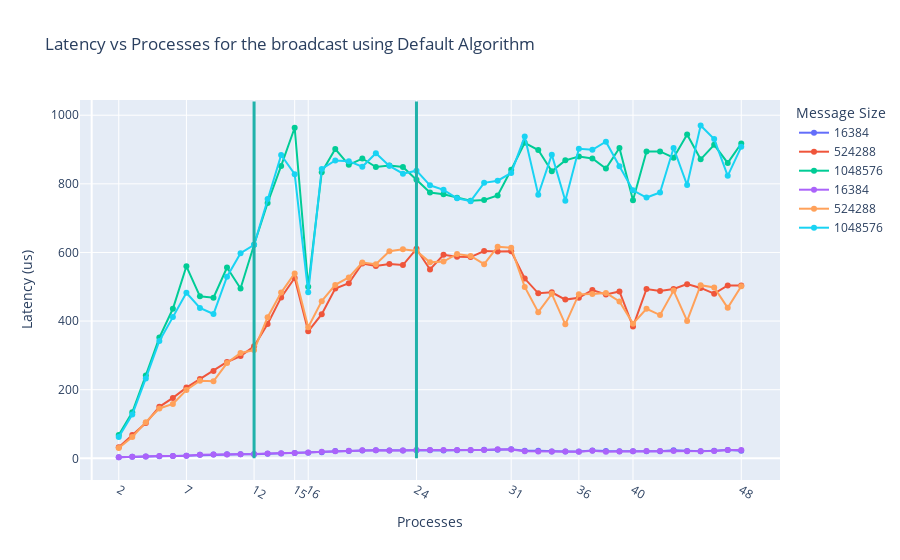
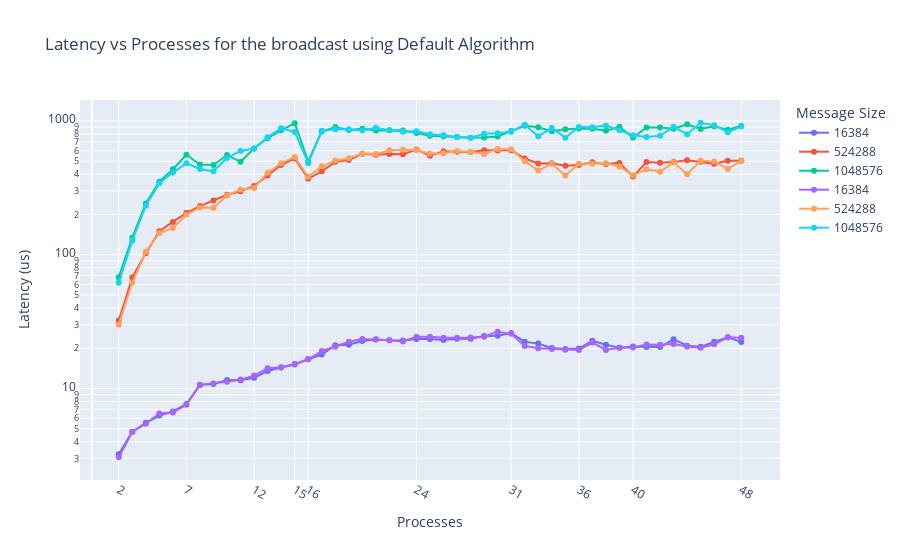

Write notebook code for charts like these, in order.
### Markdown cell above
## `broadcast` messaging

Let's first load the data

### Code cell
# Set path to the data
bcast_path = path + '/bcast/results_bcast/'  # Replace with your actual path

# Get the list of files in the directory
files = os.listdir(bcast_path)

# Create a list to store the dataframes
dfs = []

# Read the data from the files; for each file, check if 
# the name contains binary, default or chain and set the
# corresponding value in the dataframe

for file in files:
    if 'binary' in file:
        df = pd.read_csv(os.path.join(bcast_path, file))
        df['algorithm'] = 'Binary Tree'
        dfs.append(df)
    elif 'default' in file:
        df = pd.read_csv(os.path.join(bcast_path, file))
        df['algorithm'] = 'Default'
        dfs.append(df)
    elif 'chain' in file:
        df = pd.read_csv(os.path.join(bcast_path, file))
        df['algorithm'] = 'Chain'
        dfs.append(df)

# Filter out dataframes where the 'Algorithm' column contains '${algorithm}' or is null
valid_dfs = []
for df in dfs:
    if 'Algorithm' in df.columns:
        df['Algorithm'] = df['Algorithm'].astype(str)
        if not df['Algorithm'].str.contains(r'\$\{algorithm\}').any():
            valid_dfs.append(df)

# Split the data into separate dataframes for each algorithm
default_df = [df for df in valid_dfs if df['Algorithm'].iloc[0] == 'default']
binary_tree_df = [df for df in valid_dfs if df['Algorithm'].iloc[0] == 'binary_tree']
chain_df = [df for df in valid_dfs if df['Algorithm'].iloc[0] == 'chain']

# Select an allocation strategy
default_df = [df[df['Allocation']=='core'] for df in default_df]
binary_tree_df = [df[df['Allocation']=='core'] for df in binary_tree_df]
chain_df = [df[df['Allocation']=='core'] for df in chain_df]

message_sizes = default_df[0]['MessageSize'].unique()
allocations = default_df[0]['Allocation'].unique()


# Initialize the figure
fig = go.Figure()
# Draw a vertical line at x = 12 and x = 24
fig.add_shape(type="line", x0=12, y0=0, x1=12, y1=1040, line=dict(color="LightSeaGreen", width=3))
fig.add_shape(type="line", x0=24, y0=0, x1=24, y1=1040, line=dict(color="LightSeaGreen", width=3))
# Start plotting the data
for selected in range(len(default_df)):
	# The two runs
	used_df = default_df[selected]
	for message_size in message_sizes:
		# Only plot for 512KB and 1MB, a.k.a. one fitting entirely in L1(<32 kB per core), one comfortably fitting in L2(1 MB per core) and the max default size (1 MB))
		if message_size in [16384, 524288, 1048576]:
			# Plot the data
			fig.add_trace(go.Scatter(x=used_df[used_df['MessageSize']==message_size]['Processes'], 
									y=used_df[used_df['MessageSize']==message_size]['Latency'],
									mode='lines+markers', name=str(message_size)))
# Update the layout by naming the appropirate tings and highlighting some places of interest in the x-axis
fig.update_layout(title='Latency vs Processes for the broadcast using Default Algorithm', 
					xaxis_title='Processes', 
					yaxis_title='Latency (us)', 
					legend_title='Message Size',
					xaxis=dict(tickvals=[2, 7, 12, 15, 16, 24, 31, 36, 40, 48])
				)
fig.show()

fig=go.Figure()
# Start plotting the data
for selected in range(len(default_df)):
	# The two runs
	used_df = default_df[selected]
	for message_size in message_sizes:
		# Only plot for 512KB and 1MB, a.k.a. one fitting entirely in L1(<32 kB per core), one comfortably fitting in L2(1 MB per core) and the max default size (1 MB))
		if message_size in [16384, 524288, 1048576]:
			# Plot the data
			fig.add_trace(go.Scatter(x=used_df[used_df['MessageSize']==message_size]['Processes'], 
									y=used_df[used_df['MessageSize']==message_size]['Latency'],
									mode='lines+markers', name=str(message_size)))
# Update the layout by naming the appropirate tings and highlighting some places of interest in the x-axis
fig.update_layout(title='Latency vs Processes for the broadcast using Default Algorithm', 
					xaxis_title='Processes', 
					yaxis_title='Latency (us)', 
					legend_title='Message Size',
					xaxis=dict(tickvals=[2, 7, 12, 15, 16, 24, 31, 36, 40, 48]),
                    yaxis=dict(type='log')
)
fig.show()

### Figure 1 — Plotly figure (JSON) as saved in the notebook; plotly's stock layout.template omitted (floating-point values rounded to 4 significant figures)
{"data": [{"mode": "lines+markers", "name": "16384", "type": "scatter", "x": [2, 3, 4, 5, 6, 7, 8, 9, 10, 11, 12, 13, 14, 15, 16, 17, 18, 19, 20, 21, 22, 23, 24, 25, 26, 27, 28, 29, 30, 31, 32, 33, 34, 35, 36, 37, 38, 39, 40, 41, 42, 43, 44, 45, 46, 47, 48], "y": [3.23, 4.76, 5.55, 6.29, 6.75, 7.66, 10.66, 10.83, 11.62, 11.57, 12.05, 13.54, 14.36, 15.13, 16.55, 17.97, 21.06, 21.29, 22.67, 23.31, 22.97, 22.87, 23.53, 23.53, 23.07, 23.55, 23.58, 24.73, 24.87, 26.04, 22.37, 21.69, 20.13, 19.76, 19.92, 22.74, 21.25, 20.21, 20.68, 20.48, 20.46, 23.35, 20.95, 20.54, 22.37, 24.18, 22.34]}, {"mode": "lines+markers", "name": "524288", "type": "scatter", "x": [2, 3, 4, 5, 6, 7, 8, 9, 10, 11, 12, 13, 14, 15, 16, 17, 18, 19, 20, 21, 22, 23, 24, 25, 26, 27, 28, 29, 30, 31, 32, 33, 34, 35, 36, 37, 38, 39, 40, 41, 42, 43, 44, 45, 46, 47, 48], "y": [32.32, 67.64, 102.9, 150.1, 176.0, 206.1, 231.1, 254.8, 280.7, 297.9, 326.8, 391.3, 469.0, 525.6, 370.0, 420.2, 494.7, 510.2, 568.1, 560.4, 566.6, 563.2, 610.5, 550.4, 593.2, 587.7, 586.6, 604.1, 602.7, 603.5, 524.0, 480.8, 483.8, 462.6, 468.1, 490.6, 477.5, 486.2, 383.9, 493.4, 487.7, 493.4, 507.7, 496.6, 479.9, 504.0, 503.9]}, {"mode": "lines+markers", "name": "1048576", "type": "scatter", "x": [2, 3, 4, 5, 6, 7, 8, 9, 10, 11, 12, 13, 14, 15, 16, 17, 18, 19, 20, 21, 22, 23, 24, 25, 26, 27, 28, 29, 30, 31, 32, 33, 34, 35, 36, 37, 38, 39, 40, 41, 42, 43, 44, 45, 46, 47, 48], "y": [68.02, 134.3, 241.7, 352.1, 435.8, 559.7, 472.1, 468.1, 556.2, 495.1, 622.4, 744.2, 852.2, 963.4, 500.1, 834.1, 901.4, 855.3, 873.8, 848.8, 853.6, 849.2, 812.2, 774.9, 769.8, 759.6, 750.8, 753.0, 765.9, 840.9, 919.8, 898.5, 836.8, 868.5, 879.9, 874.2, 844.7, 904.5, 751.9, 894.3, 894.5, 876, 943.7, 871.5, 913.6, 861.0, 917.5]}, {"mode": "lines+markers", "name": "16384", "type": "scatter", "x": [2, 3, 4, 5, 6, 7, 8, 9, 10, 11, 12, 13, 14, 15, 16, 17, 18, 19, 20, 21, 22, 23, 24, 25, 26, 27, 28, 29, 30, 31, 32, 33, 34, 35, 36, 37, 38, 39, 40, 41, 42, 43, 44, 45, 46, 47, 48], "y": [3.07, 4.74, 5.47, 6.53, 6.63, 7.56, 10.71, 10.92, 11.26, 11.68, 12.51, 14.18, 14.46, 15.31, 16.56, 19.08, 20.55, 22.38, 23.45, 23.36, 23.02, 22.54, 24.43, 24.37, 23.98, 24.02, 24.06, 24.42, 26.64, 25.66, 20.79, 20.06, 19.79, 19.52, 19.44, 22.11, 19.45, 20.17, 20.26, 21.35, 21.23, 21.56, 20.62, 20.2, 21.43, 24.17, 23.99]}, {"mode": "lines+markers", "name": "524288", "type": "scatter", "x": [2, 3, 4, 5, 6, 7, 8, 9, 10, 11, 12, 13, 14, 15, 16, 17, 18, 19, 20, 21, 22, 23, 24, 25, 26, 27, 28, 29, 30, 31, 32, 33, 34, 35, 36, 37, 38, 39, 40, 41, 42, 43, 44, 45, 46, 47, 48], "y": [30.18, 62.07, 105.4, 145.3, 158.3, 199.2, 226.0, 224.4, 277.6, 307.1, 315.5, 411.1, 483.1, 538.9, 382.2, 458.1, 505.5, 527.0, 570.7, 565.6, 603.7, 609.6, 604.3, 571.1, 573.4, 595.6, 590.0, 565.7, 616.8, 613.5, 499.5, 426.0, 479.3, 390.6, 478.3, 478.9, 482.2, 457.3, 392.6, 435.7, 417.6, 488.8, 400.5, 504.6, 498.0, 438.5, 501.4]}, {"mode": "lines+markers", "name": "1048576", "type": "scatter", "x": [2, 3, 4, 5, 6, 7, 8, 9, 10, 11, 12, 13, 14, 15, 16, 17, 18, 19, 20, 21, 22, 23, 24, 25, 26, 27, 28, 29, 30, 31, 32, 33, 34, 35, 36, 37, 38, 39, 40, 41, 42, 43, 44, 45, 46, 47, 48], "y": [61.87, 127.5, 232.7, 342.0, 411.5, 482.3, 438.3, 420.5, 529.5, 597.7, 622.2, 755.8, 884.0, 828.1, 483.9, 843.4, 868, 866.0, 850.0, 889.4, 852.4, 829.6, 838.4, 795.7, 782.6, 758, 749.5, 802.9, 809.1, 831.8, 937.9, 768.3, 885.1, 750.5, 902.5, 899.3, 923.0, 851.5, 781.2, 760.0, 774.6, 904.4, 796.4, 969.9, 930.9, 823.4, 907.9]}], "layout": {"legend": {"title": {"text": "Message Size"}}, "shapes": [{"line": {"color": "LightSeaGreen", "width": 3}, "type": "line", "x0": 12, "x1": 12, "y0": 0, "y1": 1040}, {"line": {"color": "LightSeaGreen", "width": 3}, "type": "line", "x0": 24, "x1": 24, "y0": 0, "y1": 1040}], "title": {"text": "Latency vs Processes for the broadcast using Default Algorithm"}, "xaxis": {"tickvals": [2, 7, 12, 15, 16, 24, 31, 36, 40, 48], "title": {"text": "Processes"}}, "yaxis": {"title": {"text": "Latency (us)"}}}}

### Figure 2 — Plotly figure (JSON) as saved in the notebook; plotly's stock layout.template omitted (floating-point values rounded to 4 significant figures)
{"data": [{"mode": "lines+markers", "name": "16384", "type": "scatter", "x": [2, 3, 4, 5, 6, 7, 8, 9, 10, 11, 12, 13, 14, 15, 16, 17, 18, 19, 20, 21, 22, 23, 24, 25, 26, 27, 28, 29, 30, 31, 32, 33, 34, 35, 36, 37, 38, 39, 40, 41, 42, 43, 44, 45, 46, 47, 48], "y": [3.23, 4.76, 5.55, 6.29, 6.75, 7.66, 10.66, 10.83, 11.62, 11.57, 12.05, 13.54, 14.36, 15.13, 16.55, 17.97, 21.06, 21.29, 22.67, 23.31, 22.97, 22.87, 23.53, 23.53, 23.07, 23.55, 23.58, 24.73, 24.87, 26.04, 22.37, 21.69, 20.13, 19.76, 19.92, 22.74, 21.25, 20.21, 20.68, 20.48, 20.46, 23.35, 20.95, 20.54, 22.37, 24.18, 22.34]}, {"mode": "lines+markers", "name": "524288", "type": "scatter", "x": [2, 3, 4, 5, 6, 7, 8, 9, 10, 11, 12, 13, 14, 15, 16, 17, 18, 19, 20, 21, 22, 23, 24, 25, 26, 27, 28, 29, 30, 31, 32, 33, 34, 35, 36, 37, 38, 39, 40, 41, 42, 43, 44, 45, 46, 47, 48], "y": [32.32, 67.64, 102.9, 150.1, 176.0, 206.1, 231.1, 254.8, 280.7, 297.9, 326.8, 391.3, 469.0, 525.6, 370.0, 420.2, 494.7, 510.2, 568.1, 560.4, 566.6, 563.2, 610.5, 550.4, 593.2, 587.7, 586.6, 604.1, 602.7, 603.5, 524.0, 480.8, 483.8, 462.6, 468.1, 490.6, 477.5, 486.2, 383.9, 493.4, 487.7, 493.4, 507.7, 496.6, 479.9, 504.0, 503.9]}, {"mode": "lines+markers", "name": "1048576", "type": "scatter", "x": [2, 3, 4, 5, 6, 7, 8, 9, 10, 11, 12, 13, 14, 15, 16, 17, 18, 19, 20, 21, 22, 23, 24, 25, 26, 27, 28, 29, 30, 31, 32, 33, 34, 35, 36, 37, 38, 39, 40, 41, 42, 43, 44, 45, 46, 47, 48], "y": [68.02, 134.3, 241.7, 352.1, 435.8, 559.7, 472.1, 468.1, 556.2, 495.1, 622.4, 744.2, 852.2, 963.4, 500.1, 834.1, 901.4, 855.3, 873.8, 848.8, 853.6, 849.2, 812.2, 774.9, 769.8, 759.6, 750.8, 753.0, 765.9, 840.9, 919.8, 898.5, 836.8, 868.5, 879.9, 874.2, 844.7, 904.5, 751.9, 894.3, 894.5, 876, 943.7, 871.5, 913.6, 861.0, 917.5]}, {"mode": "lines+markers", "name": "16384", "type": "scatter", "x": [2, 3, 4, 5, 6, 7, 8, 9, 10, 11, 12, 13, 14, 15, 16, 17, 18, 19, 20, 21, 22, 23, 24, 25, 26, 27, 28, 29, 30, 31, 32, 33, 34, 35, 36, 37, 38, 39, 40, 41, 42, 43, 44, 45, 46, 47, 48], "y": [3.07, 4.74, 5.47, 6.53, 6.63, 7.56, 10.71, 10.92, 11.26, 11.68, 12.51, 14.18, 14.46, 15.31, 16.56, 19.08, 20.55, 22.38, 23.45, 23.36, 23.02, 22.54, 24.43, 24.37, 23.98, 24.02, 24.06, 24.42, 26.64, 25.66, 20.79, 20.06, 19.79, 19.52, 19.44, 22.11, 19.45, 20.17, 20.26, 21.35, 21.23, 21.56, 20.62, 20.2, 21.43, 24.17, 23.99]}, {"mode": "lines+markers", "name": "524288", "type": "scatter", "x": [2, 3, 4, 5, 6, 7, 8, 9, 10, 11, 12, 13, 14, 15, 16, 17, 18, 19, 20, 21, 22, 23, 24, 25, 26, 27, 28, 29, 30, 31, 32, 33, 34, 35, 36, 37, 38, 39, 40, 41, 42, 43, 44, 45, 46, 47, 48], "y": [30.18, 62.07, 105.4, 145.3, 158.3, 199.2, 226.0, 224.4, 277.6, 307.1, 315.5, 411.1, 483.1, 538.9, 382.2, 458.1, 505.5, 527.0, 570.7, 565.6, 603.7, 609.6, 604.3, 571.1, 573.4, 595.6, 590.0, 565.7, 616.8, 613.5, 499.5, 426.0, 479.3, 390.6, 478.3, 478.9, 482.2, 457.3, 392.6, 435.7, 417.6, 488.8, 400.5, 504.6, 498.0, 438.5, 501.4]}, {"mode": "lines+markers", "name": "1048576", "type": "scatter", "x": [2, 3, 4, 5, 6, 7, 8, 9, 10, 11, 12, 13, 14, 15, 16, 17, 18, 19, 20, 21, 22, 23, 24, 25, 26, 27, 28, 29, 30, 31, 32, 33, 34, 35, 36, 37, 38, 39, 40, 41, 42, 43, 44, 45, 46, 47, 48], "y": [61.87, 127.5, 232.7, 342.0, 411.5, 482.3, 438.3, 420.5, 529.5, 597.7, 622.2, 755.8, 884.0, 828.1, 483.9, 843.4, 868, 866.0, 850.0, 889.4, 852.4, 829.6, 838.4, 795.7, 782.6, 758, 749.5, 802.9, 809.1, 831.8, 937.9, 768.3, 885.1, 750.5, 902.5, 899.3, 923.0, 851.5, 781.2, 760.0, 774.6, 904.4, 796.4, 969.9, 930.9, 823.4, 907.9]}], "layout": {"legend": {"title": {"text": "Message Size"}}, "title": {"text": "Latency vs Processes for the broadcast using Default Algorithm"}, "xaxis": {"tickvals": [2, 7, 12, 15, 16, 24, 31, 36, 40, 48], "title": {"text": "Processes"}}, "yaxis": {"title": {"text": "Latency (us)"}, "type": "log"}}}
